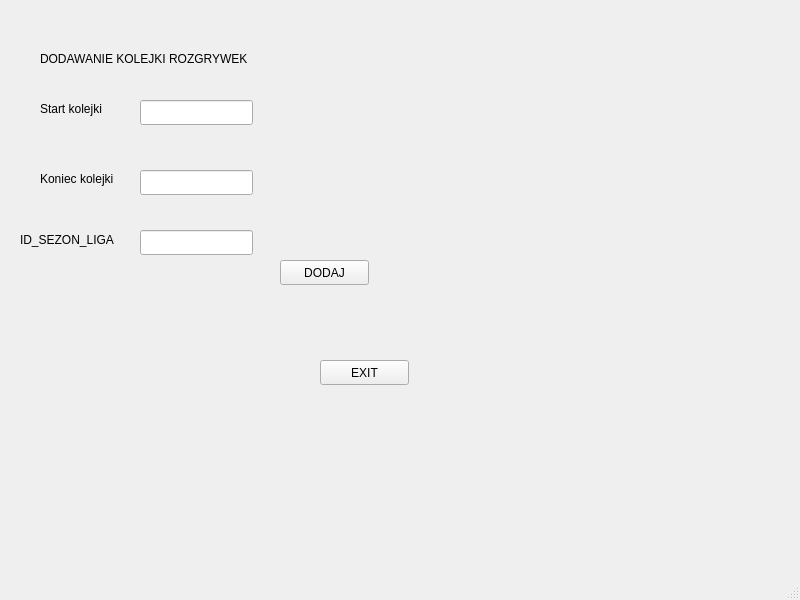
<?xml version="1.0" encoding="UTF-8"?>
<ui version="4.0">
 <class>MainWindow</class>
 <widget class="QMainWindow" name="MainWindow">
  <property name="geometry">
   <rect>
    <x>0</x>
    <y>0</y>
    <width>800</width>
    <height>600</height>
   </rect>
  </property>
  <property name="windowTitle">
   <string>MainWindow</string>
  </property>
  <widget class="QWidget" name="centralwidget">
   <widget class="QLabel" name="label">
    <property name="geometry">
     <rect>
      <x>350</x>
      <y>170</y>
      <width>251</width>
      <height>17</height>
     </rect>
    </property>
    <property name="text">
     <string/>
    </property>
   </widget>
   <widget class="QLabel" name="label_2">
    <property name="geometry">
     <rect>
      <x>40</x>
      <y>100</y>
      <width>91</width>
      <height>17</height>
     </rect>
    </property>
    <property name="text">
     <string>Start kolejki</string>
    </property>
   </widget>
   <widget class="QLabel" name="label_3">
    <property name="geometry">
     <rect>
      <x>40</x>
      <y>170</y>
      <width>101</width>
      <height>17</height>
     </rect>
    </property>
    <property name="text">
     <string>Koniec kolejki</string>
    </property>
   </widget>
   <widget class="QLineEdit" name="lineEdit">
    <property name="geometry">
     <rect>
      <x>140</x>
      <y>100</y>
      <width>113</width>
      <height>25</height>
     </rect>
    </property>
   </widget>
   <widget class="QLineEdit" name="lineEdit_2">
    <property name="geometry">
     <rect>
      <x>140</x>
      <y>170</y>
      <width>113</width>
      <height>25</height>
     </rect>
    </property>
   </widget>
   <widget class="QPushButton" name="pushButton">
    <property name="geometry">
     <rect>
      <x>280</x>
      <y>260</y>
      <width>89</width>
      <height>25</height>
     </rect>
    </property>
    <property name="text">
     <string>DODAJ</string>
    </property>
   </widget>
   <widget class="QLabel" name="label_4">
    <property name="geometry">
     <rect>
      <x>20</x>
      <y>230</y>
      <width>111</width>
      <height>20</height>
     </rect>
    </property>
    <property name="text">
     <string>ID_SEZON_LIGA</string>
    </property>
   </widget>
   <widget class="QLineEdit" name="lineEdit_3">
    <property name="geometry">
     <rect>
      <x>140</x>
      <y>230</y>
      <width>113</width>
      <height>25</height>
     </rect>
    </property>
   </widget>
   <widget class="QPushButton" name="pushButton_2">
    <property name="geometry">
     <rect>
      <x>320</x>
      <y>360</y>
      <width>89</width>
      <height>25</height>
     </rect>
    </property>
    <property name="text">
     <string>EXIT</string>
    </property>
   </widget>
   <widget class="QLabel" name="label_5">
    <property name="geometry">
     <rect>
      <x>40</x>
      <y>50</y>
      <width>251</width>
      <height>17</height>
     </rect>
    </property>
    <property name="text">
     <string>DODAWANIE KOLEJKI ROZGRYWEK</string>
    </property>
   </widget>
  </widget>
  <widget class="QMenuBar" name="menubar">
   <property name="geometry">
    <rect>
     <x>0</x>
     <y>0</y>
     <width>800</width>
     <height>22</height>
    </rect>
   </property>
  </widget>
  <widget class="QStatusBar" name="statusbar"/>
 </widget>
 <resources/>
 <connections/>
</ui>
